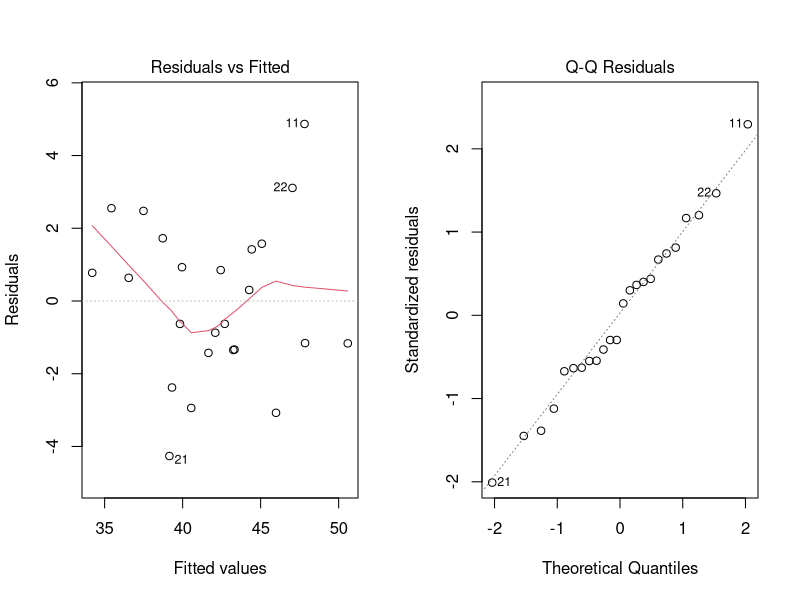
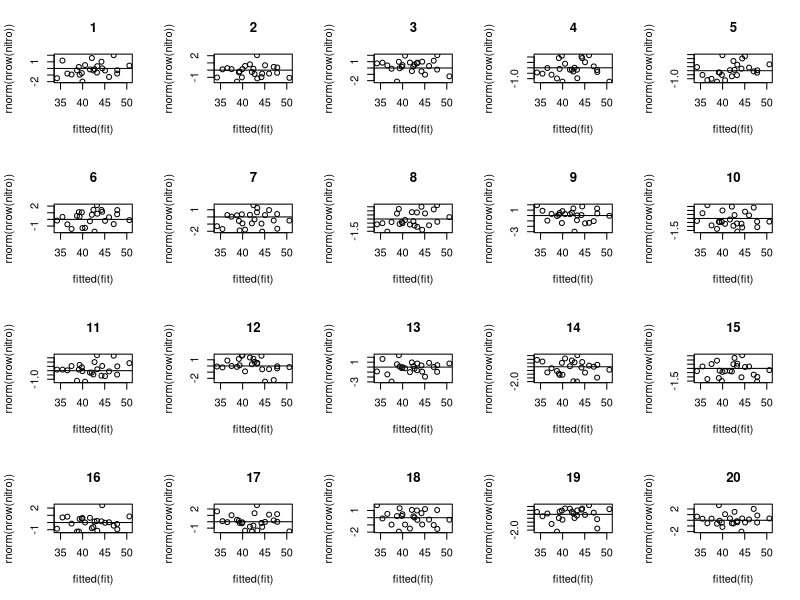

The R source for these figures, in order:
## Example 8.1 from Kuehl

## Define data ####
y <- c(34.98, 41.22, 36.94, 39.97,
       40.89, 46.69, 46.65, 41.90,
       42.07, 49.42, 52.68, 42.91,
       37.18, 45.85, 40.23, 39.20,
       37.99, 41.99, 37.61, 40.45, 
       34.89, 50.15, 44.57, 43.29)

block     <- factor(rep(1:4, times = 6))
treatment <- factor(rep(1:6, each = 4))

nitro <- data.frame(y, block, treatment)

## Analyze data ####
fit <- aov(y ~ block + treatment, data = nitro)
summary(fit)
coef(fit)
dummy.coef(fit)

## Perform residual analysis ####
par(mfrow = c(1, 2))
plot(fit, which = 1:2)

## Simulate a few 'nice' Tukey-Anscombe plots to check
## whether our TA-plot is still ok
set.seed(12)
par(mfrow = c(4, 5))
for(i in 1:20){
  plot(fitted(fit), rnorm(nrow(nitro)), main = i)
  abline(h = 0)
}

## Relative efficiency ####
## See Oehlert, p. 323
crd <- (3 * 65.67 + (5 + 15) * 7.2) / (3 + 5 + 15)
crd
crd / 7.2
